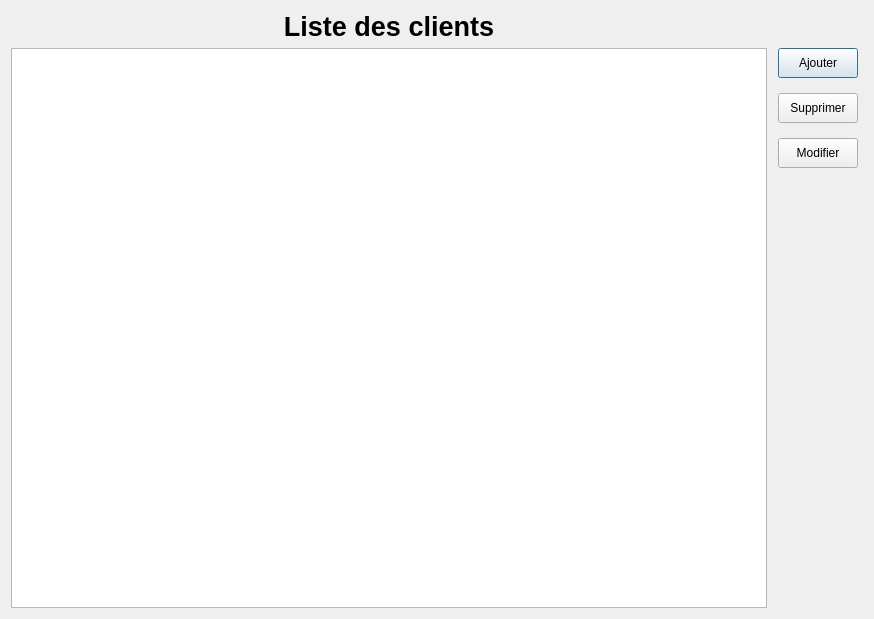
<?xml version="1.0" encoding="UTF-8"?>
<ui version="4.0">
 <class>DisplayClient</class>
 <widget class="QDialog" name="DisplayClient">
  <property name="geometry">
   <rect>
    <x>0</x>
    <y>0</y>
    <width>874</width>
    <height>619</height>
   </rect>
  </property>
  <property name="windowTitle">
   <string>Dialog</string>
  </property>
  <layout class="QGridLayout" name="gridLayout">
   <item row="0" column="0">
    <widget class="QLabel" name="label">
     <property name="font">
      <font>
       <pointsize>20</pointsize>
       <bold>true</bold>
      </font>
     </property>
     <property name="text">
      <string>Liste des clients</string>
     </property>
     <property name="alignment">
      <set>Qt::AlignCenter</set>
     </property>
    </widget>
   </item>
   <item row="1" column="0">
    <widget class="QTableView" name="clientTableView">
     <property name="selectionBehavior">
      <enum>QAbstractItemView::SelectRows</enum>
     </property>
    </widget>
   </item>
   <item row="1" column="1">
    <layout class="QVBoxLayout" name="verticalLayout">
     <property name="spacing">
      <number>15</number>
     </property>
     <property name="leftMargin">
      <number>5</number>
     </property>
     <property name="rightMargin">
      <number>5</number>
     </property>
     <item>
      <widget class="QPushButton" name="addClientBtn">
       <property name="minimumSize">
        <size>
         <width>0</width>
         <height>30</height>
        </size>
       </property>
       <property name="text">
        <string>Ajouter</string>
       </property>
      </widget>
     </item>
     <item>
      <widget class="QPushButton" name="deleteClientBtn">
       <property name="minimumSize">
        <size>
         <width>0</width>
         <height>30</height>
        </size>
       </property>
       <property name="text">
        <string>Supprimer</string>
       </property>
      </widget>
     </item>
     <item>
      <widget class="QPushButton" name="modClientBtn">
       <property name="sizePolicy">
        <sizepolicy hsizetype="Minimum" vsizetype="Minimum">
         <horstretch>0</horstretch>
         <verstretch>0</verstretch>
        </sizepolicy>
       </property>
       <property name="minimumSize">
        <size>
         <width>0</width>
         <height>30</height>
        </size>
       </property>
       <property name="baseSize">
        <size>
         <width>0</width>
         <height>0</height>
        </size>
       </property>
       <property name="text">
        <string>Modifier</string>
       </property>
      </widget>
     </item>
     <item>
      <spacer name="verticalSpacer">
       <property name="orientation">
        <enum>Qt::Vertical</enum>
       </property>
       <property name="sizeHint" stdset="0">
        <size>
         <width>20</width>
         <height>40</height>
        </size>
       </property>
      </spacer>
     </item>
    </layout>
   </item>
  </layout>
 </widget>
 <resources/>
 <connections/>
</ui>
